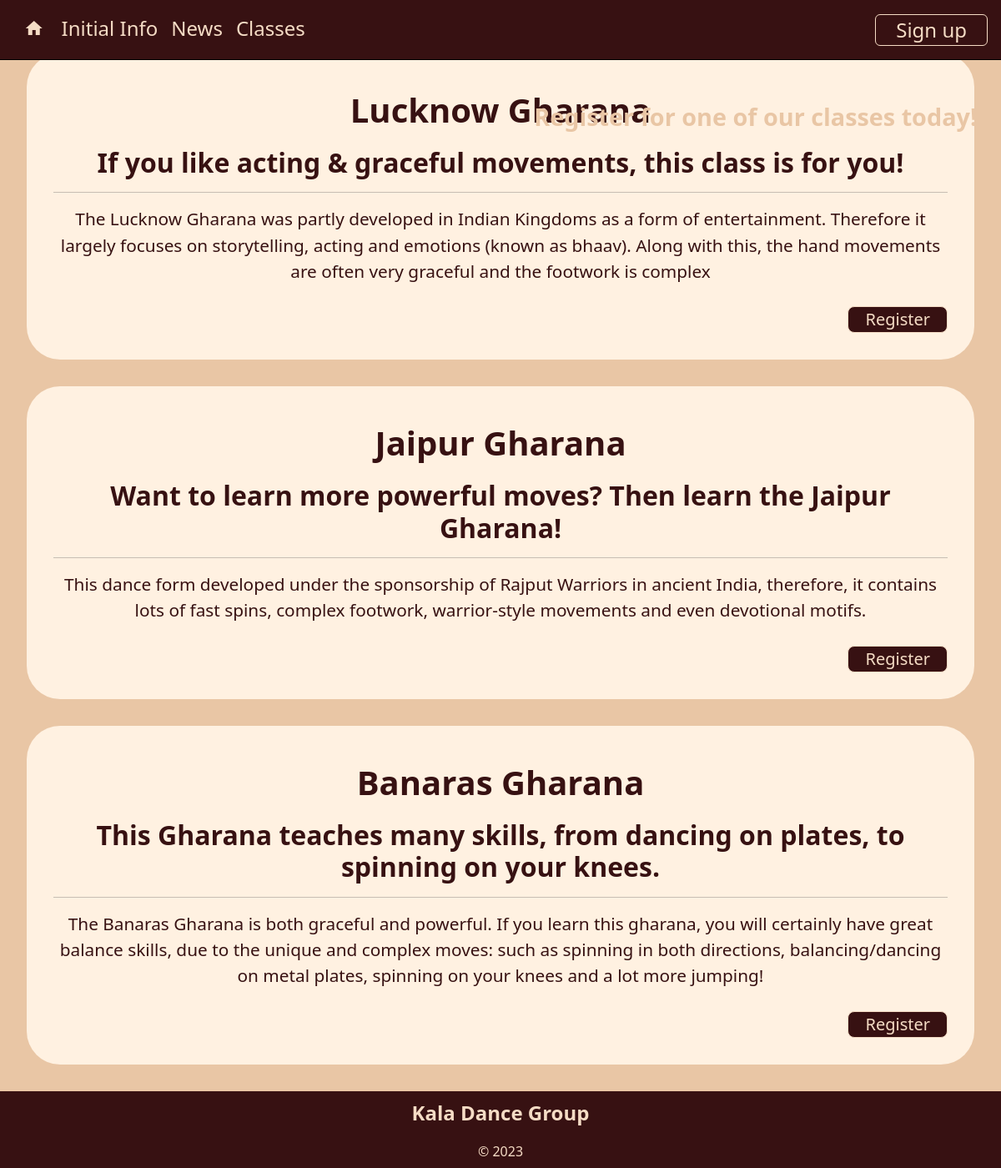
The app's page /classes, older data.
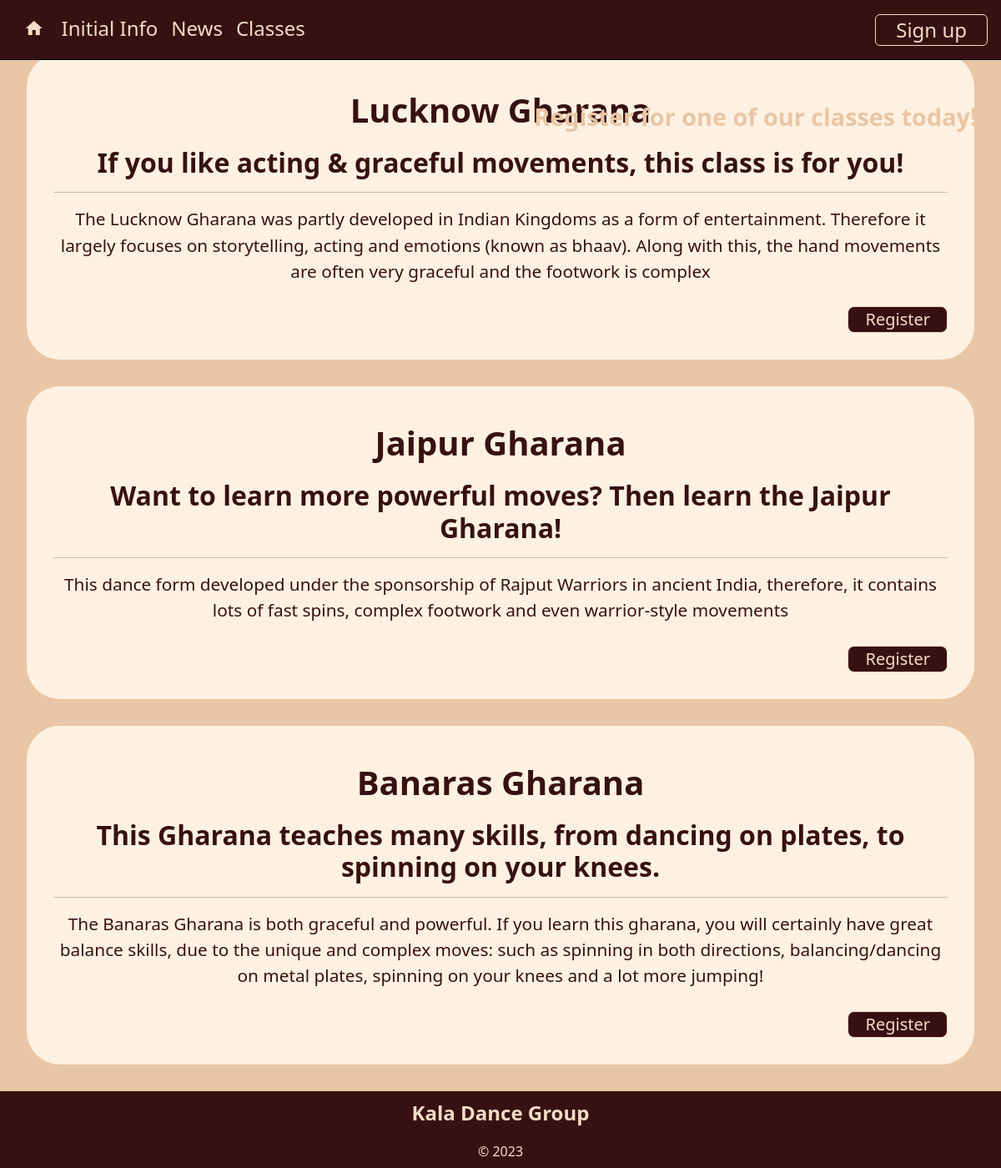
The same page, newer data.
### tables this page shows
CREATE TABLE classes(
    class_id integer primary key autoincrement,
    class_title text not null,
    class_subtitle text not null,
    class_description text not null,
    class_time text not null
);

### server.py (the view)
@app.route('/classes')
def classes():
    sql = """ select c.class_id, c.class_title, c.class_subtitle, c.class_description
     from classes c
     order by c.class_title desc;
     """
    result = run_search_query_tuples(sql, (), db_path, True)
    print(result)
    return render_template("classes.html", classes=result)

### db_function.py (called while the page is built)
def run_search_query_tuples(sql_query,values_tuple, file_path, rowfactory=False):
    result = None
    try:
        db = sqlite3.connect(file_path)
        if rowfactory:
            db.row_factory = sqlite3.Row
        cursor = db.cursor()
        cursor.execute(sql_query,values_tuple)
        result = cursor.fetchall()
        cursor.close()
    except sqlite3.Error as error:
        print("Error running search query tuples: {}".format(error))
        return None
    db.close()
    if result is None:
        print("No search values were found")
    return result

### templates/classes.html (shortened to what this page needs)
{% extends "layout.html" %}
{% block quote %}
Register for one of our classes today!
{% endblock %}
{% block content %}
{% for row in classes %}
<div class="container_round">
    <h2>{{ row['class_title'] }}</h2>
    <h3>{{ row['class_subtitle'] }}</h3>
    <hr>
    <p class="big-text">{{ row['class_description'] }}</p>
    <div class="text-end">
        <a class="btn btn-lg btn-outline" href="{{ url_for('registration', class_id=row['class_id'])  }}">Register</a>
    </div>
</div>
{% endfor %}
{% endblock %}

### templates/layout.html (shortened to what this page needs)
<!DOCTYPE html>
<html lang="en">
<head>
<link href="https://cdn.jsdelivr.net/npm/bootstrap@5.2.3/dist/css/bootstrap.min.css" rel="stylesheet">
<link rel="stylesheet" href="static/StyleSheet.css">
</head>
<body>
<div class="container-fluid">
    <nav class="navbar navbar-expand-lg navbar-dark px-3 py-3.5 fixed-top">
    <div class="collapse navbar-collapse" id="collapsibleNavbar">
        <ul class="navbar-nav">
            <li class="nav-item">
                <a class="nav-link" href="/"><i class="material-icons">home</i></a>
            </li>
            <li class="nav-item">
                <a class="nav-link" href="/initialinfo">Initial Info</a>
            </li>
            <li class="nav-item">
                <a class="nav-link" href="/news">News</a>
            </li>
            <li class="nav-item">
                <a class="nav-link" href="/classes">Classes</a>
            </li>
        </ul>
        <div class="ms-auto nav-item">
            <a class="nav-link btn btn-outline" href="/signup">Sign up</a></div>
    </div>
</nav>
</div>
<div class="container-fluid position-relative mb-0">
    <div class="text-float">
        <div class="header">{% block header %}{% endblock %} </div>
        <div class="header-quote">{% block quote %}{% endblock %}</div>
    </div>
</div>
{% block content %}
{% endblock %}
<footer class="container-fluid footer-content">
    <p>Kala Dance Group</p>
    <div>&copy; 2023</div>
</footer>
</body>
</html>

### static/StyleSheet.css (style rules this page uses)
:root { --beige: rgb(233, 198, 165); --almond: rgb(255, 241, 225); --light-beige: rgb(245, 220, 197); --maroon: rgb(55, 17, 18); --light-maroon: rgb(88, 23, 24); }
body { font-family: 'Noto Sans', sans-serif; font-size: 100%; background-color: var(--beige); }
.navbar { background-color: var(--maroon); border-bottom: 1px solid black; }
.nav-link { text-align: center; font-size: 1.5em; color: var(--light-beige); }
nav .btn-outline { display: inline-block; }
.material-icons { padding: 0.25em 0.2em; }
.btn { background-color: var(--maroon); color: var(--light-beige); }
.btn-outline { border: 1px solid var(--light-beige); padding: 0em 1em; }
h2 { font-size: 2.5em; text-align: center; font-weight: 600; padding: 0.3em 0; color: var(--maroon); }
h3 { font-size: 2em; text-align: center; font-weight: 600; margin: 0; color: var(--maroon); }
li { color: var(--maroon); }
.container-fluid { border: 0px; padding:0; }
.container_round { border: 0px solid blue; background-color: var(--almond); padding: 2em 2em; margin-bottom: 2em; margin-top: 2em; margin-left: 2em; margin-right: 2em; border-radius: 40px; }
.text-float { font-size: 3em; text-align: center; font-weight: 600; color: var(--beige); position:absolute; left:50%; top:50%; width:100%; transform:translate(-50%,-50%); border: 0px solid green; }
.text-float .header { font-size: 3em; }
.text-float .header-quote { font-size: 0.6em; text-align: right; padding: 0em 1em; }
.big-text { font-size: 1.3em; text-align: center; font-weight: 500; margin: 0; color: var(--maroon); padding-bottom: 0.5em; }
.footer-content { background-color: var(--maroon); text-align: center; padding: 0.5em 0 0.5em 0; color: var(--light-beige); }
.footer-content p:first-child { font-weight:600; font-size: 1.5em; }

Row changes from the older to the newer data that the page shows:
changed classes "Jaipur Gharana": class_description "…of fast spins, complex footwork, warrior-style movements and even devotional motifs." → "…of fast spins, complex footwork and even warrior-style movements"
